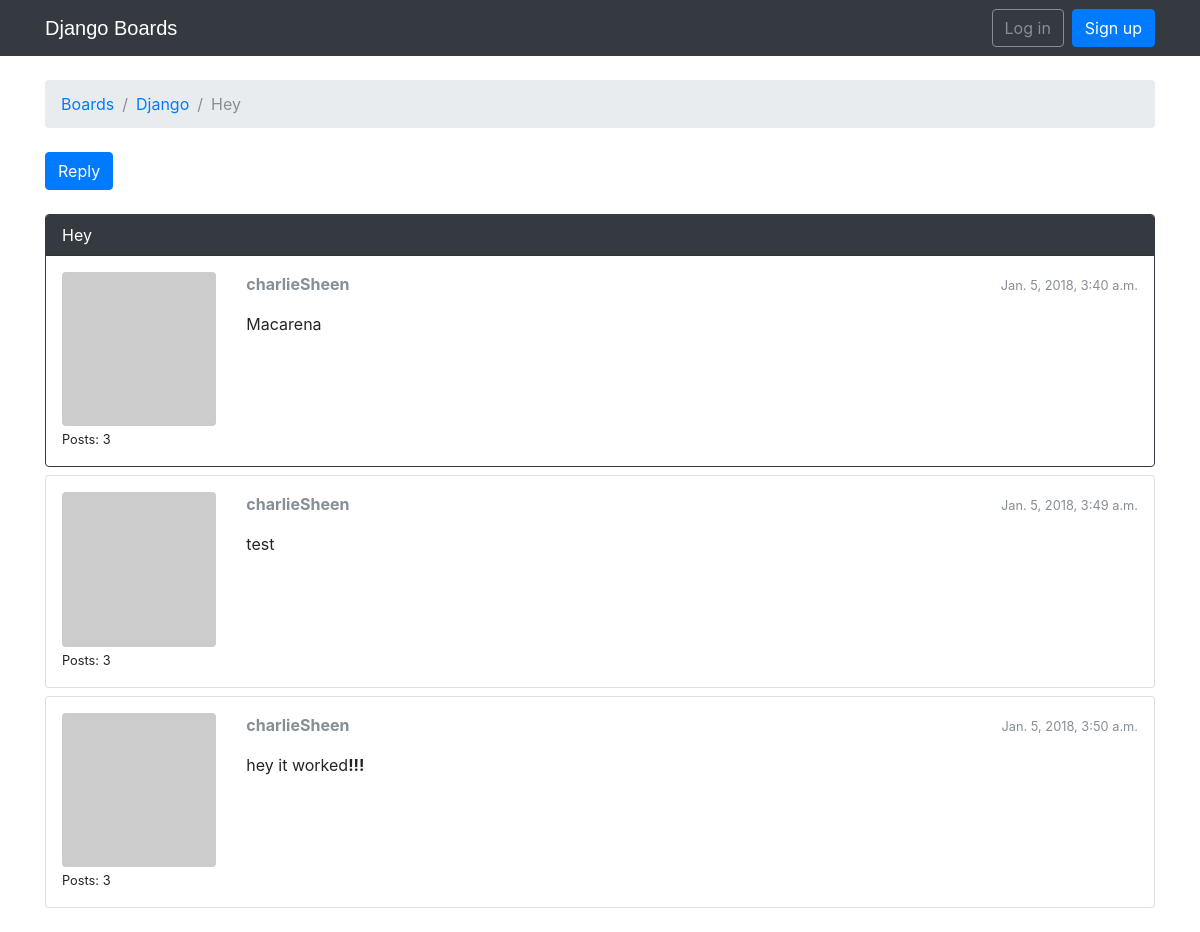
/boards/1/topics/106/, run on the app's committed database.
### boards/models.py (models this page shows, shortened)
class Topic(models.Model):
    subject = models.CharField(max_length=255)
    last_updated = models.DateTimeField(auto_now_add=True)
    board = models.ForeignKey(Board, related_name='topics', on_delete=models.CASCADE)
    starter = models.ForeignKey(User, related_name='topics', on_delete=models.CASCADE)

class Board(models.Model):
    name = models.CharField(max_length=30, unique=True)
    description = models.CharField(max_length=100)

class Post(models.Model):
    message = models.TextField(max_length=4000)
    topic = models.ForeignKey(Topic, related_name='posts', on_delete=models.CASCADE)
    created_at = models.DateTimeField(auto_now_add=True)
    updated_at = models.DateTimeField(null=True)
    created_by = models.ForeignKey(User, related_name='posts', on_delete=models.CASCADE)
    updated_by = models.ForeignKey(User, null=True, related_name='+', on_delete=models.CASCADE)
    def get_message_as_markdown(self):
        return mark_safe(markdown(self.message, safe_mode='escape'))

### boards/views.py (the view)
# urls.py: path('boards/<int:pk>/topics/<int:topic_pk>/', views.PostListView.as_view(), name='topic_posts'),
class PostListView(ListView):
    model = Post
    context_object_name = 'posts'
    template_name = 'topic_posts.html'
    paginate_by = 20
    def get_context_data(self, **kwargs):
        session_key = 'viewed_topic_{}'.format(self.topic.pk)  # <-- here
        if not self.request.session.get(session_key, False):
            self.topic.save()
            self.request.session[session_key] = True           # <-- until here
        kwargs['topic'] = self.topic
        return super().get_context_data(**kwargs)
    def get_queryset(self):
        self.topic = get_object_or_404(Topic, board__pk=self.kwargs.get('pk'), pk=self.kwargs.get('topic_pk'))
        queryset = self.topic.posts.order_by('created_at')
        return queryset

### boards/templatetags/gravatar.py (called while the page is built)
@register.filter
def gravatar(user):
    email = user.email.lower().encode('utf-8')
    default = 'mm'
    size = 256
    url = 'https://www.gravatar.com/avatar/{md5}?{params}'.format(
        md5=hashlib.md5(email).hexdigest(),
        params=urlencode({'d': default, 's': str(size)})
    )
    return url

### templates/topic_posts.html (shortened to what this page needs)
{% extends 'base.html' %}
{% load gravatar %}
{% block breadcrumb %}
    <li class="breadcrumb-item"><a href="{% url 'home' %}">Boards</a></li>
    <li class="breadcrumb-item"><a href="{% url 'board_topics' topic.board.pk %}">{{ topic.board.name }}</a></li>
    <li class="breadcrumb-item active">{{ topic.subject }}</li>
{% endblock %}
{% block content %}
    <div class="mb-4">
        <a href="{% url 'reply_topic' topic.board.pk topic.pk %}" class="btn btn-primary" role="button">Reply</a>
    </div>
    {% for post in posts %}
        <div id="{{ post.pk }}" class="card {% if forloop.last %}mb-4{% else %}mb-2{% endif %} {% if forloop.first %}border-dark{% endif %}">
            {% if forloop.first %}
                <div class="card-header text-white bg-dark py-2 px-3">{{ topic.subject }}</div>
            {% endif %}
            <div class="card-body p-3">
                <div class="row">
                    <div class="col-2">
                        <img src="{{ post.created_by|gravatar }}" alt="{{ post.created_by.username }}" class="w-100 rounded">
                        <small>Posts: {{ post.created_by.posts.count }}</small>
                    </div>
                    <div class="col-10">
                        <div class="row mb-3">
                            <div class="col-6">
                                <strong class="text-muted">{{ post.created_by.username }}</strong>
                            </div>
                            <div class="col-6 text-right">
                                <small class="text-muted">{{ post.created_at }}</small>
                            </div>
                        </div>
                        {{ post.get_message_as_markdown }}
                    </div>
                </div>
            </div>
        </div>
    {% endfor %}
{% endblock %}

### templates/base.html (shortened to what this page needs)
{% load static %}<!DOCTYPE html>
<html>
<head>
    <link rel="stylesheet" href="{% static 'css/bootstrap.min.css' %}">
    <link rel="stylesheet" href="{% static 'css/app.css' %}">
</head>
<body>
{% block body %}
    <nav class="navbar navbar-expand-sm navbar-dark bg-dark">
        <div class="container">
            <a class="navbar-brand" href="{% url 'home' %}">Django Boards</a>
            <div class="collapse navbar-collapse" id="mainMenu">
                {% if user.is_authenticated %}
                    <ul class="navbar-nav ml-auto">
                        <li class="nav-item dropdown">
                            <a class="nav-link dropdown-toggle" href="#" id="userMenu" data-toggle="dropdown" aria-haspopup="true"
                               aria-expanded="false">
                                {{ user.username }}
                            </a>
                            <div class="dropdown-menu dropdown-menu-right" aria-labelledby="userMenu">
                                <a class="dropdown-item" href="{% url 'my_account' %}">My account</a>
                                <a class="dropdown-item" href="{% url 'password_change' %}">Change password</a>
                                <div class="dropdown-divider"></div>
                                <a class="dropdown-item" href="{% url 'logout' %}">Log out</a>
                            </div>
                        </li>
                    </ul>
                {% else %}
                    <form class="form-inline ml-auto">
                        <a href="{% url 'login' %}" class="btn btn-outline-secondary">Log in</a>
                        <a href="{% url 'signup' %}" class="btn btn-primary ml-2">Sign up</a>
                    </form>
                {% endif %}
            </div>
        </div>
    </nav>
    <div class="container">
        <ol class="breadcrumb my-4">
            {% block breadcrumb %}
            {% endblock %}
        </ol>
        {% block content %}
        {% endblock %}
    </div>
{% endblock body %}
</body>
</html>

### static/css/app.css (style rules this page uses)
.navbar-brand { font-family: 'Heebo', sans-serif; }

### data on the page
Topic: board.name "Django", subject "Hey"
Post: created_by.posts.count "3", created_by.username "charlieSheen", created_at "Jan. 5, 2018, 3:40 a.m.", get_message_as_markdown "Macarena"
Post: created_by.posts.count "3", created_by.username "charlieSheen", created_at "Jan. 5, 2018, 3:49 a.m.", get_message_as_markdown "test"
Post: created_by.posts.count "3", created_by.username "charlieSheen", created_at "Jan. 5, 2018, 3:50 a.m.", get_message_as_markdown "hey it worked !!!"
